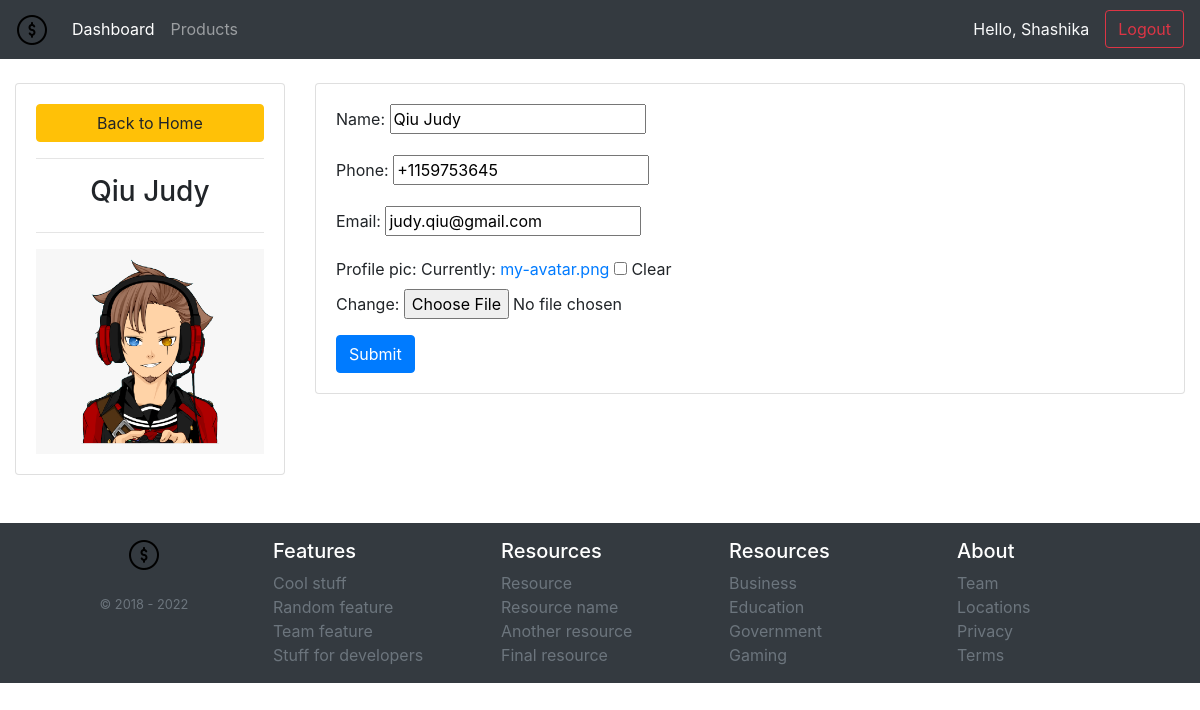
Page /update-customer/3/ (signed in) on the committed database.
### accounts/models.py (models this page shows, shortened)
class Customer(models.Model):
    user = models.OneToOneField(User,null=True,blank=True,on_delete=models.CASCADE)
    name = models.CharField(max_length=200,null=True)
    phone = models.CharField(max_length=200,null=True)
    email = models.CharField(max_length=200,null=True)
    profile_pic = models.ImageField(default="default-avatar.png",null=True,blank=True)
    date_created = models.DateTimeField(auto_now_add=True)

### accounts/decorators.py (the view)
    def wrapper_func(request,*args, **kwargs):
        group = None
        if request.user.groups.exists():
            group = request.user.groups.all()[0].name
        if group == 'customer':
            return redirect('user_page')
        if group == 'admin' or group == 'superadmin':
            return view_func(request,*args, **kwargs)

### accounts/forms.py
class CustomerFrom(ModelForm):
    class Meta:
        model = Customer
        fields = '__all__'
        exclude = ['user']

### accounts/views.py (called while the page is built)
@login_required(login_url='login')
@admin_only
def update_customer(request,pk):
    customer = Customer.objects.get(id=pk)
    form = CustomerFrom(instance=customer)
    if request.method == "POST":
        form = CustomerFrom(request.POST, request.FILES, instance=customer)
        if form.is_valid():
            form.save()
    context = {'form':form ,'customer':customer}
    return render(request , 'update_customer.html',context)

### accounts/templates/update_customer.html (shortened to what this page needs)
{% extends 'main.html'%}
{% load static %}
{% block content %}
<div class="row">
    <div class="col-md-3">
        <div class="card card-body">
            <a href="{% url 'home' %}" class="btn btn-warning">Back to Home</a>
            <hr>
            <h3 class="text-center">{{customer.name}}</h3>
            <hr>
            <img src="{{customer.profile_pic.url}}" alt="profile image">
        </div>
    </div>
    <div class="col-md-9">
        <div class="card card-body">
            <form method="POST" enctype="multipart/form-data" action="">
                {{form.as_p}}
                <input type="submit" name="Update Infomation" class="btn btn-primary">
            </form>
        </div>
    </div>
</div>
{% endblock %}

### accounts/templates/navbar.html (shortened to what this page needs)
{% load static %}
<nav class="navbar navbar-expand-md navbar-dark bg-dark mb-4">
    <a class="navbar-brand" href="#">
      <img src="{% static './images/logo.png' %}" alt="logo">
    </a>
    <div class="collapse navbar-collapse" id="navbarCollapse">
      {% if request.user.is_staff %}
      <ul class="navbar-nav mr-auto">
        <li class="nav-item active">
          <a class="nav-link" href="{% url 'home' %}">Dashboard <span class="sr-only">(current)</span></a>
        </li>
        <li class="nav-item">
          <a class="nav-link" href="{% url 'products' %}">Products</a>
        </li>
      </ul>
      <span class="text-light mr-3">Hello, {{request.user |capfirst }}</span>
      <span><a class="btn btn-outline-danger" href="{% url 'logout' %}">Logout</a></span>
      {% endif %}
    </div>
  </nav>

### rows in the picture
Customer: name "Qiu Judy", profile_pic (picture), phone "+1159753645", email "judy.qiu@gmail.com"

### other values in the picture
{{ request.user |capfirst }} "Shashika"
